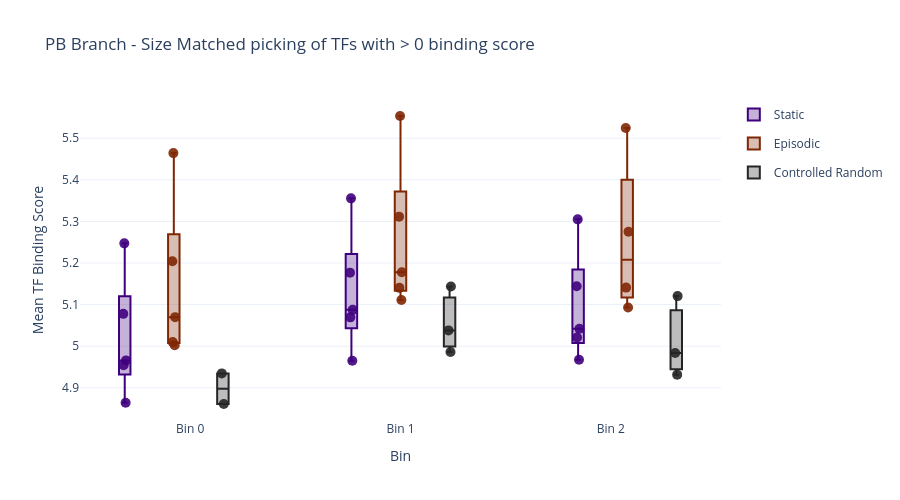

Write notebook code for a chart like this one.
### Code cell
fig = plot_single_lineage_tf_category_bins(
    result=result_pb,
    tf_categories=categories_fig3_with_controlled_random,
    title='PB Branch - Size Matched picking of TFs with > 0 binding score',
    show_other=False,
    fill_opacity=0.3,
)
fig.show()
fig.write_image(os.path.join(config.OUTPUT_FOLDER, "updated_binding_controlled_random_pb.svg"), format='svg')

### Figure 1 — Plotly figure (JSON) as saved in the notebook; plotly's stock layout.template omitted (floating-point values rounded to 4 significant figures)
{"data": [{"boxpoints": "all", "fillcolor": "rgba(63,0,125,0.3)", "hovertemplate": "<b>%{text}</b><br>Mean: %{y:.4f}<extra></extra>", "jitter": 0.3, "legendgroup": "Static", "line": {"color": "#3F007D"}, "marker": {"color": "#3F007D", "opacity": 0.9, "size": 10}, "name": "Static", "pointpos": 0, "showlegend": true, "text": ["CREB3L2", "PRDM1", "IRF4", "BATF", "PAX5"], "type": "box", "x": ["Bin 0", "Bin 0", "Bin 0", "Bin 0", "Bin 0"], "y": [5.247, 4.966, 5.078, 4.864, 4.954]}, {"boxpoints": "all", "fillcolor": "rgba(63,0,125,0.3)", "hovertemplate": "<b>%{text}</b><br>Mean: %{y:.4f}<extra></extra>", "jitter": 0.3, "legendgroup": "Static", "line": {"color": "#3F007D"}, "marker": {"color": "#3F007D", "opacity": 0.9, "size": 10}, "name": "Static", "pointpos": 0, "showlegend": false, "text": ["CREB3L2", "PRDM1", "IRF4", "BATF", "PAX5"], "type": "box", "x": ["Bin 1", "Bin 1", "Bin 1", "Bin 1", "Bin 1"], "y": [5.355, 5.069, 5.177, 4.965, 5.087]}, {"boxpoints": "all", "fillcolor": "rgba(63,0,125,0.3)", "hovertemplate": "<b>%{text}</b><br>Mean: %{y:.4f}<extra></extra>", "jitter": 0.3, "legendgroup": "Static", "line": {"color": "#3F007D"}, "marker": {"color": "#3F007D", "opacity": 0.9, "size": 10}, "name": "Static", "pointpos": 0, "showlegend": false, "text": ["CREB3L2", "PRDM1", "IRF4", "BATF", "PAX5"], "type": "box", "x": ["Bin 2", "Bin 2", "Bin 2", "Bin 2", "Bin 2"], "y": [5.305, 5.021, 5.144, 4.967, 5.042]}, {"boxpoints": "all", "fillcolor": "rgba(127,39,4,0.3)", "hovertemplate": "<b>%{text}</b><br>Mean: %{y:.4f}<extra></extra>", "jitter": 0.3, "legendgroup": "Episodic", "line": {"color": "#7F2704"}, "marker": {"color": "#7F2704", "opacity": 0.9, "size": 10}, "name": "Episodic", "pointpos": 0, "showlegend": true, "text": ["MEF2C", "USF2", "IRF7", "TFEC", "TEAD2"], "type": "box", "x": ["Bin 0", "Bin 0", "Bin 0", "Bin 0", "Bin 0"], "y": [5.01, 5.464, 5.07, 5.204, 5.002]}, {"boxpoints": "all", "fillcolor": "rgba(127,39,4,0.3)", "hovertemplate": "<b>%{text}</b><br>Mean: %{y:.4f}<extra></extra>", "jitter": 0.3, "legendgroup": "Episodic", "line": {"color": "#7F2704"}, "marker": {"color": "#7F2704", "opacity": 0.9, "size": 10}, "name": "Episodic", "pointpos": 0, "showlegend": false, "text": ["MEF2C", "USF2", "IRF7", "TFEC", "TEAD2"], "type": "box", "x": ["Bin 1", "Bin 1", "Bin 1", "Bin 1", "Bin 1"], "y": [5.14, 5.553, 5.178, 5.311, 5.111]}, {"boxpoints": "all", "fillcolor": "rgba(127,39,4,0.3)", "hovertemplate": "<b>%{text}</b><br>Mean: %{y:.4f}<extra></extra>", "jitter": 0.3, "legendgroup": "Episodic", "line": {"color": "#7F2704"}, "marker": {"color": "#7F2704", "opacity": 0.9, "size": 10}, "name": "Episodic", "pointpos": 0, "showlegend": false, "text": ["MEF2C", "USF2", "IRF7", "TFEC", "TEAD2"], "type": "box", "x": ["Bin 2", "Bin 2", "Bin 2", "Bin 2", "Bin 2"], "y": [5.093, 5.525, 5.141, 5.275, NaN]}, {"boxpoints": "all", "fillcolor": "rgba(37,37,37,0.3)", "hovertemplate": "<b>%{text}</b><br>Mean: %{y:.4f}<extra></extra>", "jitter": 0.3, "legendgroup": "Controlled Random", "line": {"color": "#252525"}, "marker": {"color": "#252525", "opacity": 0.9, "size": 10}, "name": "Controlled Random", "pointpos": 0, "showlegend": true, "text": ["ZNF485", "ZNF37A", "ZNF460", "ZNF345", "ZNF232"], "type": "box", "x": ["Bin 0", "Bin 0", "Bin 0", "Bin 0", "Bin 0"], "y": [4.935, 4.861, NaN, NaN, NaN]}, {"boxpoints": "all", "fillcolor": "rgba(37,37,37,0.3)", "hovertemplate": "<b>%{text}</b><br>Mean: %{y:.4f}<extra></extra>", "jitter": 0.3, "legendgroup": "Controlled Random", "line": {"color": "#252525"}, "marker": {"color": "#252525", "opacity": 0.9, "size": 10}, "name": "Controlled Random", "pointpos": 0, "showlegend": false, "text": ["ZNF485", "ZNF37A", "ZNF460", "ZNF345", "ZNF232"], "type": "box", "x": ["Bin 1", "Bin 1", "Bin 1", "Bin 1", "Bin 1"], "y": [5.038, 4.986, 5.143, NaN, NaN]}, {"boxpoints": "all", "fillcolor": "rgba(37,37,37,0.3)", "hovertemplate": "<b>%{text}</b><br>Mean: %{y:.4f}<extra></extra>", "jitter": 0.3, "legendgroup": "Controlled Random", "line": {"color": "#252525"}, "marker": {"color": "#252525", "opacity": 0.9, "size": 10}, "name": "Controlled Random", "pointpos": 0, "showlegend": false, "text": ["ZNF485", "ZNF37A", "ZNF460", "ZNF345", "ZNF232"], "type": "box", "x": ["Bin 2", "Bin 2", "Bin 2", "Bin 2", "Bin 2"], "y": [4.984, 4.932, 5.12, NaN, NaN]}], "layout": {"boxmode": "group", "height": 500, "legend": {"groupclick": "toggleitem"}, "title": {"text": "PB Branch - Size Matched picking of TFs with > 0 binding score"}, "width": 900, "xaxis": {"title": {"text": "Bin"}}, "yaxis": {"title": {"text": "Mean TF Binding Score"}}}}
